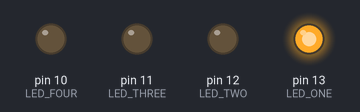
Simulated run of this sketch. Board: Arduino Uno, built with avr-gcc and run on an emulated ATmega328P. On the bench: output pins drawn as LEDs (lit = HIGH).

Above: at 0.5 s.
At 1.5 s:
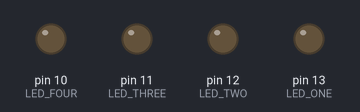
At 5.2 s:
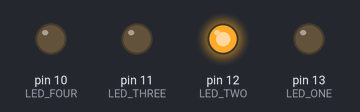
At 8.2 s:
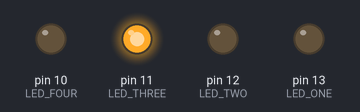
At 11.1 s:
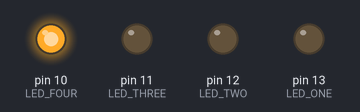
Timing chart, 0 to 15.1 s (numbered marks = the images above):
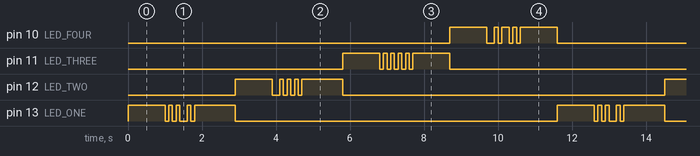

The sketch:

LED_Transmitter.ino
```cpp
#define LED_ONE 13
#define LED_TWO 12
#define LED_THREE 11
#define LED_FOUR 10
#define MAX_INTENSITY 255

byte OneID = 0x55;
byte TwoID = 0xAA;
byte ThreeID = 0x5A;
byte FourID = 0xA5;

void setup( ){
  pinMode ( LED_ONE, OUTPUT);
  pinMode ( LED_TWO, OUTPUT);
  pinMode ( LED_THREE, OUTPUT);
  pinMode ( LED_FOUR, OUTPUT);
}

void loop() {
  driveLED(LED_ONE, FourID);
  driveLED(LED_TWO, TwoID);
  driveLED(LED_THREE, OneID);
  driveLED(LED_FOUR, ThreeID);
}

void driveLED(int LED, byte LEDID) {
  analogWrite(LED, MAX_INTENSITY);
  delay(1000);
  analogWrite(LED, 0);
  delay(100);
  for (int i = 0; i < 8; i++) {
    if (bitRead(LEDID, i)) {
      analogWrite(LED, MAX_INTENSITY);
    } else {
      analogWrite(LED, 0);
    }
    delay (100);
  }
  analogWrite(LED, MAX_INTENSITY);
  delay(1000);
  analogWrite(LED, 0);
}
```

Measured:
- by itself, pin 11 (LED_THREE): repeats every 11.6 s: 4 × (LOW 0.10 s, HIGH 0.10 s), LOW 0.10 s, HIGH 1.0 s, LOW 8.7 s, HIGH 1.0 s
- by itself, pin 12 (LED_TWO): repeats every 11.6 s: LOW 0.20 s, 3 × (HIGH 0.10 s, LOW 0.10 s), HIGH 1.1 s, LOW 8.7 s, HIGH 1.0 s
- by itself, pin 13 (LED_ONE): repeats every 11.6 s: 2 × (LOW 0.10 s, HIGH 0.10 s), LOW 0.20 s, HIGH 0.10 s, LOW 0.10 s, HIGH 1.1 s, LOW 8.7 s, HIGH 1.0 s
- by itself, pin 10 (LED_FOUR): repeats every 11.6 s: LOW 0.20 s, HIGH 0.10 s, LOW 0.10 s, HIGH 0.20 s, LOW 0.10 s, HIGH 0.10 s, LOW 0.10 s, HIGH 1.0 s, LOW 8.7 s, HIGH 1.0 s
